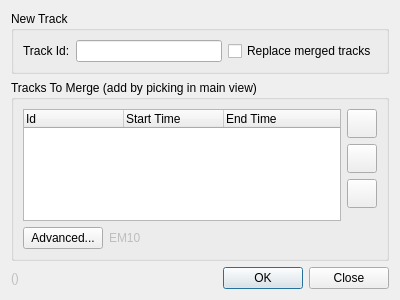
<?xml version="1.0" encoding="UTF-8"?>
<ui version="4.0">
 <class>vpMergeTracksDialog</class>
 <widget class="QDialog" name="vpMergeTracksDialog">
  <property name="geometry">
   <rect>
    <x>0</x>
    <y>0</y>
    <width>400</width>
    <height>300</height>
   </rect>
  </property>
  <property name="windowTitle">
   <string>Merge Tracks</string>
  </property>
  <layout class="QGridLayout" name="gridLayout">
   <item row="1" column="0" colspan="2">
    <widget class="QGroupBox" name="groupTracks">
     <property name="sizePolicy">
      <sizepolicy hsizetype="Preferred" vsizetype="Expanding">
       <horstretch>0</horstretch>
       <verstretch>0</verstretch>
      </sizepolicy>
     </property>
     <property name="title">
      <string>Tracks To Merge (add by picking in main view)</string>
     </property>
     <layout class="QGridLayout" name="gridLayout_3">
      <item row="0" column="2">
       <widget class="QToolButton" name="trackUp">
        <property name="toolTip">
         <string>Increase Priority</string>
        </property>
        <property name="icon">
         <iconset resource="../../Icons/vvwidgets.qrc">
          <normaloff>:/icons/22x22/arrow-up</normaloff>:/icons/22x22/arrow-up</iconset>
        </property>
        <property name="iconSize">
         <size>
          <width>22</width>
          <height>22</height>
         </size>
        </property>
       </widget>
      </item>
      <item row="1" column="2">
       <widget class="QToolButton" name="trackDown">
        <property name="toolTip">
         <string>Decrease Priority</string>
        </property>
        <property name="icon">
         <iconset resource="../../Icons/vvwidgets.qrc">
          <normaloff>:/icons/22x22/arrow-down</normaloff>:/icons/22x22/arrow-down</iconset>
        </property>
        <property name="iconSize">
         <size>
          <width>22</width>
          <height>22</height>
         </size>
        </property>
       </widget>
      </item>
      <item row="2" column="2">
       <widget class="QToolButton" name="trackDelete">
        <property name="toolTip">
         <string>Remove</string>
        </property>
        <property name="icon">
         <iconset resource="../../Icons/vvwidgets.qrc">
          <normaloff>:/icons/22x22/delete</normaloff>:/icons/22x22/delete</iconset>
        </property>
        <property name="iconSize">
         <size>
          <width>22</width>
          <height>22</height>
         </size>
        </property>
       </widget>
      </item>
      <item row="0" column="0" rowspan="4" colspan="2">
       <widget class="QTreeWidget" name="trackList">
        <property name="rootIsDecorated">
         <bool>false</bool>
        </property>
        <property name="allColumnsShowFocus">
         <bool>true</bool>
        </property>
        <column>
         <property name="text">
          <string>Id</string>
         </property>
        </column>
        <column>
         <property name="text">
          <string>Start Time</string>
         </property>
        </column>
        <column>
         <property name="text">
          <string>End Time</string>
         </property>
        </column>
       </widget>
      </item>
      <item row="4" column="0">
       <widget class="QPushButton" name="advancedOptions">
        <property name="sizePolicy">
         <sizepolicy hsizetype="Fixed" vsizetype="Fixed">
          <horstretch>0</horstretch>
          <verstretch>0</verstretch>
         </sizepolicy>
        </property>
        <property name="text">
         <string>Advanced...</string>
        </property>
       </widget>
      </item>
      <item row="4" column="1">
       <widget class="QLabel" name="advancedOptionsLabel">
        <property name="enabled">
         <bool>false</bool>
        </property>
        <property name="text">
         <string>EM10</string>
        </property>
       </widget>
      </item>
     </layout>
    </widget>
   </item>
   <item row="3" column="0">
    <widget class="QLabel" name="status">
     <property name="enabled">
      <bool>false</bool>
     </property>
     <property name="text">
      <string>()</string>
     </property>
    </widget>
   </item>
   <item row="3" column="1">
    <widget class="QDialogButtonBox" name="buttonBox">
     <property name="orientation">
      <enum>Qt::Horizontal</enum>
     </property>
     <property name="standardButtons">
      <set>QDialogButtonBox::Close|QDialogButtonBox::Ok</set>
     </property>
    </widget>
   </item>
   <item row="0" column="0" colspan="2">
    <widget class="QGroupBox" name="groupBox">
     <property name="title">
      <string>New Track</string>
     </property>
     <layout class="QHBoxLayout" name="horizontalLayout">
      <item>
       <widget class="QLabel" name="label">
        <property name="text">
         <string>Track Id:</string>
        </property>
       </widget>
      </item>
      <item>
       <widget class="QLineEdit" name="trackId"/>
      </item>
      <item>
       <widget class="QCheckBox" name="replaceMergedTracks">
        <property name="text">
         <string>Replace merged tracks</string>
        </property>
       </widget>
      </item>
     </layout>
    </widget>
   </item>
  </layout>
 </widget>
 <resources>
  <include location="../../Icons/vvwidgets.qrc"/>
 </resources>
 <connections>
  <connection>
   <sender>buttonBox</sender>
   <signal>accepted()</signal>
   <receiver>vpMergeTracksDialog</receiver>
   <slot>accept()</slot>
   <hints>
    <hint type="sourcelabel">
     <x>248</x>
     <y>254</y>
    </hint>
    <hint type="destinationlabel">
     <x>157</x>
     <y>274</y>
    </hint>
   </hints>
  </connection>
  <connection>
   <sender>buttonBox</sender>
   <signal>rejected()</signal>
   <receiver>vpMergeTracksDialog</receiver>
   <slot>reject()</slot>
   <hints>
    <hint type="sourcelabel">
     <x>316</x>
     <y>260</y>
    </hint>
    <hint type="destinationlabel">
     <x>286</x>
     <y>274</y>
    </hint>
   </hints>
  </connection>
 </connections>
</ui>
